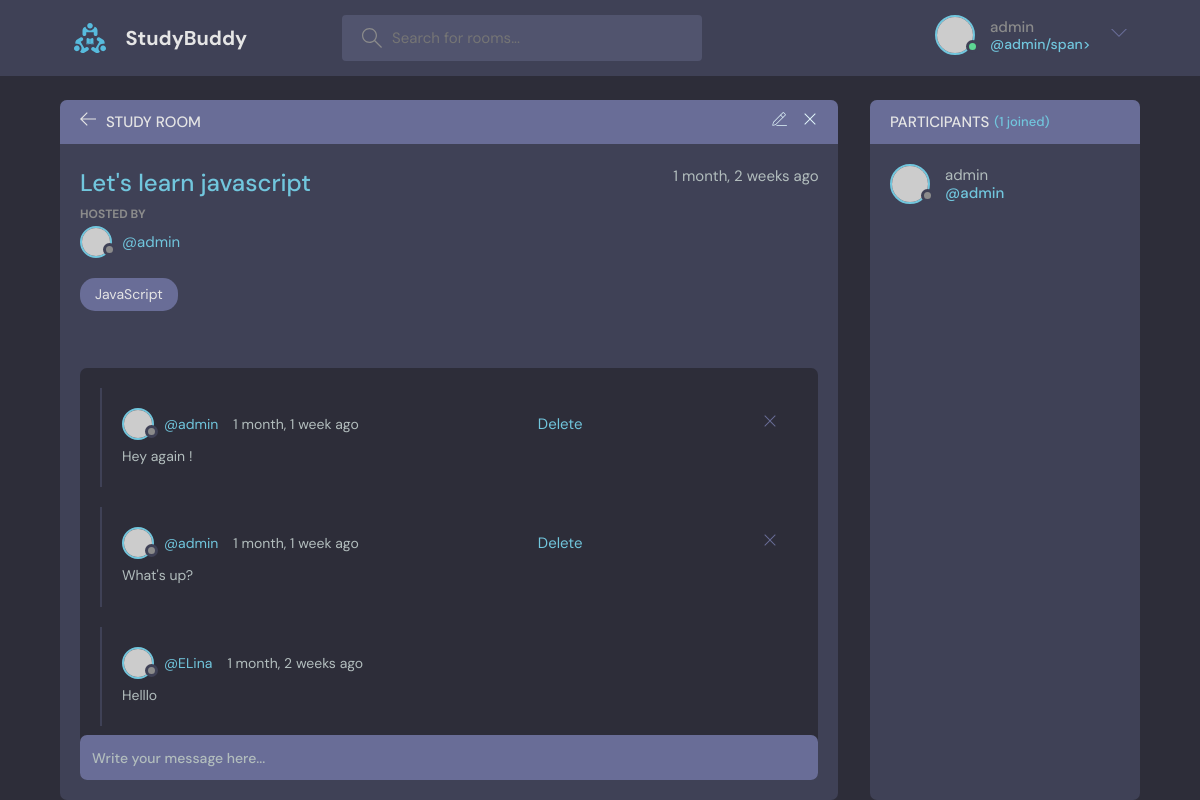
Screenshot of /room/1/ (signed in) with the database file from the repository.
### base/models.py (models this page shows, shortened)
class Room(models.Model):
    host = models.ForeignKey(User, on_delete=models.SET_NULL, null=True)
    topic = models.ForeignKey(Topic, on_delete=models.SET_NULL, null=True)
    name = models.CharField(max_length=300)
    description = models.TextField(null=True, blank=True)
    participants = models.ManyToManyField(User, related_name='participants', blank=True)
    updated = models.DateTimeField(auto_now=True)
    created = models.DateTimeField(auto_now_add=True)
    class Meta:
        ordering = ['-updated', '-created']

class Topic(models.Model):
    name = models.CharField(max_length=300)
    def __str__(self):
        return self.name

class Message(models.Model):
    user = models.ForeignKey(User, on_delete=models.CASCADE)
    room = models.ForeignKey(
        Room, on_delete=models.CASCADE
    )  # What on_delete=models.CASCADE is going to do is that it delete this children node(Message) when parent node(ROOM) is deleted
    body = models.TextField()
    updated = models.DateTimeField(auto_now=True)
    created = models.DateTimeField(auto_now_add=True)

### base/views.py (the view, shortened to what this page needs)
# urls.py: path('room/<str:pk>/' , views.room , name='room'),
def room(request ,pk):
    room = Room.objects.get(id=pk)
    room_messages = room.message_set.all().order_by('-created')
    participants = room.participants.all()
    context ={'room':room, 'room_messages':room_messages ,
              'participants':participants}
    return render(request , 'base/room.html', context)

### base/templates/base/room.html (shortened to what this page needs)
{% extends 'main.html' %}
{% block content %}
    <main class="profile-page layout layout--2">
      <div class="container">
        <div class="room">
          <div class="room__top">
            <div class="room__topLeft">
              <a href="{% url 'home' %}">
                <svg version="1.1" xmlns="http://www.w3.org/2000/svg" width="32" height="32" viewBox="0 0 32 32">
                  <title>arrow-left</title>
                  <path
                    d="M13.723 2.286l-13.723 13.714 13.719 13.714 1.616-1.611-10.96-10.96h27.625v-2.286h-27.625l10.965-10.965-1.616-1.607z">
                  </path>
                </svg>
              </a>
              <h3>Study Room</h3>
            </div>
            {% if room.host == request.user%}
            <div class="room__topRight">
              <a href="{% url 'update-room' room.id %}">
              </a>
              <a href="{% url 'delete-room' room.id %}">
                <svg version="1.1" xmlns="http://www.w3.org/2000/svg" width="32" height="32" viewBox="0 0 32 32">
                  <title>remove</title>
                  <path
                    d="M27.314 6.019l-1.333-1.333-9.98 9.981-9.981-9.981-1.333 1.333 9.981 9.981-9.981 9.98 1.333 1.333 9.981-9.98 9.98 9.98 1.333-1.333-9.98-9.98 9.98-9.981z"
                  ></path>
                </svg>
              </a>
            </div>
            {% endif %}
          </div>
          <div class="room__box scroll">
            <div class="room__header scroll">
              <div class="room__info">
                <h3>{{room.name}}</h3>
                <span>{{room.created|timesince}} ago</span>
              </div>
              <div class="room__hosted">
                <p>Hosted By</p>
                <a href="{% url 'user-profile' room.host.id %}" class="room__author">
                  <div class="avatar avatar--small">
                    <img src="https://randomuser.me/api/portraits/men/37.jpg" />
                  </div>
                  <span>@{{room.host.username}}</span>
                </a>
              </div>
              <span class="room__topics">{{room.topic}}</span>
            </div>
            <div class="room__conversation">
              <div class="threads scroll">
                {% for message in room_messages %}
                <div class="thread">
                  <div class="thread__top">
                    <div class="thread__author">
                      <a href="{% url 'user-profile' message.user.id %}" class="thread__authorInfo">
                        <div class="avatar avatar--small">
                          <img src="https://randomuser.me/api/portraits/men/37.jpg" />
                        </div>
                        <span>@{{message.user.username}}</span>
                      </a>
                      <span class="thread__date">{{message.created|timesince}} ago</span>
                    </div>
                    {% if request.user == message.user %}
                    <a href="{% url 'delete-message'  message.id %}">Delete</a>
                    <div class="thread__delete">
                      <svg version="1.1" xmlns="http://www.w3.org/2000/svg" width="32" height="32" viewBox="0 0 32 32">
                        <title>remove</title>
                        <path
                          d="M27.314 6.019l-1.333-1.333-9.98 9.981-9.981-9.981-1.333 1.333 9.981 9.981-9.981 9.98 1.333 1.333 9.981-9.98 9.98 9.98 1.333-1.333-9.98-9.98 9.98-9.981z"
                        ></path>
                      </svg>
                    </div>
                    {% endif %}
                  </div>
                  <div class="thread__details">
                  {{message.body}}
                  </div>
                </div>
                {% endfor %}
              </div>
            </div>
          </div>
          <div class="room__message">
            <form action="" method="POST">
              <input name="body" placeholder="Write your message here..." />
            </form>
          </div>
        </div>
        <div class="participants">
          <h3 class="participants__top">Participants <span>({{participants.count }} joined) </span></h3>
          <div class="participants__list scroll">
            {% for user in participants %}
            <a href="{% url 'user-profile' user.id %}" class="participant">
              <div class="avatar avatar--medium">
                <img src="https://randomuser.me/api/portraits/men/37.jpg" />
              </div>
              <p>
                {{user.username}}
                <span> @{{user.username}}</span>
              </p>
            </a>
            {% endfor %}
          </div>
        </div>
      </div>
    </main>
 {% endblock content %}

### templates/navbar.html (shortened to what this page needs)
{% load static %}
<header class="header header--loggedIn">
  <div class="container">
    <a href="{% url 'home' %}" class="header__logo">
      <img src="{%  static 'images/logo.svg' %}" />
      <h1>StudyBuddy</h1>
    </a>
    <form class="header__search" method="GET" action="{% url 'home' %}">
      <label>
        <input  name="q" placeholder="Search for rooms..." />
      </label>
    </form>
    <nav class="header__menu">
      {% if request.user.is_authenticated %}
      <div class="header__user">
        <a href="{% url 'update-user' %}">
          <div class="avatar avatar--medium active">
            <img src="https://randomuser.me/api/portraits/men/37.jpg" />
          </div>
          <p>{{request.user.username}}<span>@{{request.user.username}}/span></p>
        </a>
        <button class="dropdown-button">
          <svg version="1.1" xmlns="http://www.w3.org/2000/svg" width="32" height="32" viewBox="0 0 32 32">
            <title>chevron-down</title>
            <path d="M16 21l-13-13h-3l16 16 16-16h-3l-13 13z"></path>
          </svg>
        </button>
      </div>
      {% else%}
      <a href="{% url 'login' %}"/>
        <img src=" {% static 'images/avatar.svg' %} " />
        <p>Login</p>
      </a>
      {% endif %}
    </nav>
  </div>
</header>

### rows the page displays
Room: name "Let's learn javascript", created "1 month, 2 weeks", host.username "admin", topic "JavaScript"
Message: user.username "admin", created "1 month, 1 week", shows "Delete", body "Hey again !"
Message: user.username "admin", created "1 month, 1 week", shows "Delete", body "What's up?"
Message: user.username "ELina", created "1 month, 2 weeks", body "Helllo"

### other values shown
{{ request.user.username }} "admin"
{{ participants.count }} "1"
{{ user.username }} "admin"
